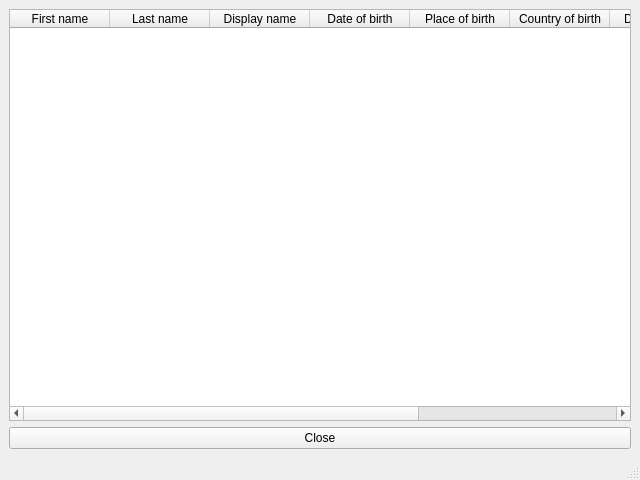
<?xml version="1.0" encoding="UTF-8"?>
<ui version="4.0">
 <class>ReportWindow</class>
 <widget class="QMainWindow" name="ReportWindow">
  <property name="geometry">
   <rect>
    <x>0</x>
    <y>0</y>
    <width>640</width>
    <height>480</height>
   </rect>
  </property>
  <property name="windowTitle">
   <string>Person List Report</string>
  </property>
  <widget class="QWidget" name="centralwidget">
   <layout class="QVBoxLayout" name="verticalLayout">
    <item>
     <widget class="QTableWidget" name="tableWidgetReport">
      <property name="editTriggers">
       <set>QAbstractItemView::NoEditTriggers</set>
      </property>
      <property name="sortingEnabled">
       <bool>true</bool>
      </property>
      <attribute name="horizontalHeaderShowSortIndicator" stdset="0">
       <bool>true</bool>
      </attribute>
      <attribute name="horizontalHeaderStretchLastSection">
       <bool>true</bool>
      </attribute>
      <attribute name="verticalHeaderShowSortIndicator" stdset="0">
       <bool>false</bool>
      </attribute>
      <column>
       <property name="text">
        <string>First name</string>
       </property>
      </column>
      <column>
       <property name="text">
        <string>Last name</string>
       </property>
      </column>
      <column>
       <property name="text">
        <string>Display name</string>
       </property>
      </column>
      <column>
       <property name="text">
        <string>Date of birth</string>
       </property>
      </column>
      <column>
       <property name="text">
        <string>Place of birth</string>
       </property>
      </column>
      <column>
       <property name="text">
        <string>Country of birth</string>
       </property>
      </column>
      <column>
       <property name="text">
        <string>Date of death</string>
       </property>
      </column>
      <column>
       <property name="text">
        <string>Place of death</string>
       </property>
      </column>
      <column>
       <property name="text">
        <string>Gender</string>
       </property>
      </column>
     </widget>
    </item>
    <item>
     <widget class="QPushButton" name="pushButtonClose">
      <property name="text">
       <string>Close</string>
      </property>
     </widget>
    </item>
   </layout>
  </widget>
  <widget class="QMenuBar" name="menubar">
   <property name="geometry">
    <rect>
     <x>0</x>
     <y>0</y>
     <width>640</width>
     <height>22</height>
    </rect>
   </property>
  </widget>
  <widget class="QStatusBar" name="statusbar"/>
 </widget>
 <resources/>
 <connections/>
</ui>
